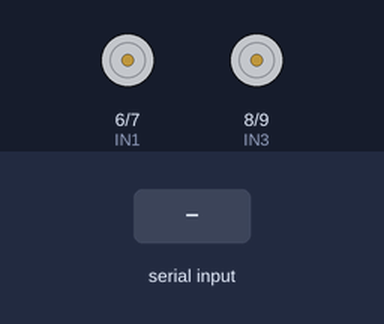
Bench run of a sketch on a simulated Arduino Uno, built with avr-gcc and run on an emulated ATmega328P. Shown: motor-driver pin pairs drawn as motors (green arrow = first pin HIGH = forward, orange = second pin HIGH = backward, longer = more drive, scaled by the enable pin). The inputs (shaded band) are chosen by the test bench.

Above: at 1.2 s.
1.3 s: "F" received over Serial
At 1.8 s:
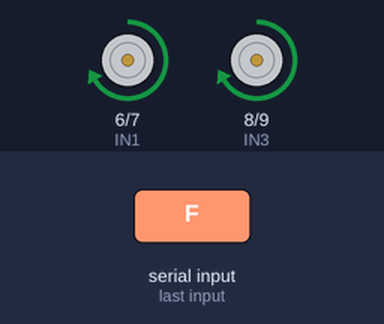
2.8 s: "B" received over Serial
At 4.0 s:
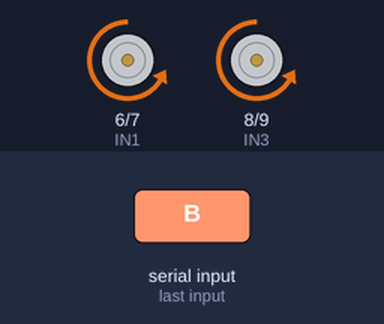
4.3 s: "L" received over Serial
At 5.3 s:
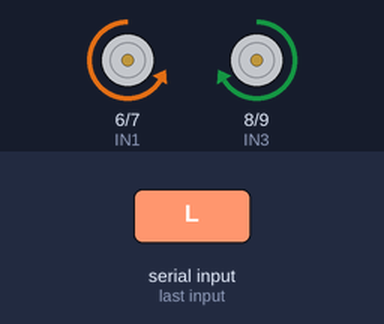
5.8 s: "R" received over Serial
At 6.4 s:
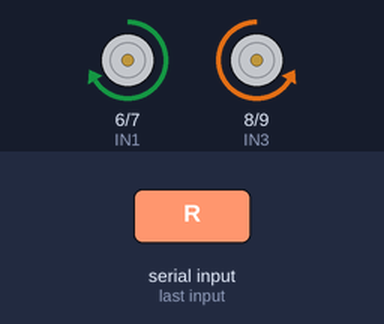
7.3 s: "f" received over Serial
At 7.6 s:
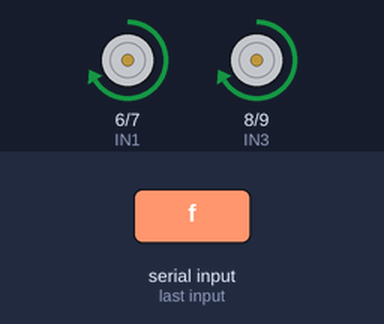
8.8 s: "b" received over Serial
At 9.9 s:
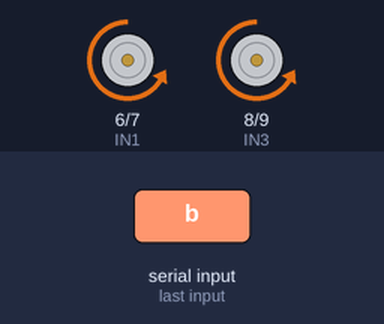
Timing chart, 0 to 11.3 s (numbered marks = the images above; inputs shaded):
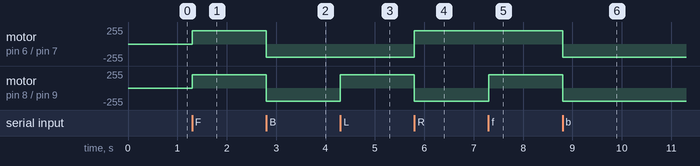

Measured:
- after the input at 1.3 s, motor on pin 6 (IN1) / pin 7 (IN2), motor on pin 8 (IN3) / pin 9 (IN4): stopped → forward 200/255 at once
- after the input at 2.8 s, motor on pin 6 (IN1) / pin 7 (IN2), motor on pin 8 (IN3) / pin 9 (IN4): forward 200/255 → backward 200/255 at once
- after the input at 4.3 s, motor on pin 8 (IN3) / pin 9 (IN4): backward 200/255 → forward 200/255 at once
- after the input at 5.8 s, motor on pin 6 (IN1) / pin 7 (IN2): backward 200/255 → forward 200/255 at once; motor on pin 8 (IN3) / pin 9 (IN4): forward 200/255 → backward 200/255 at once
- after the input at 7.3 s, motor on pin 8 (IN3) / pin 9 (IN4): backward 200/255 → forward 200/255 at once
- after the input at 8.8 s, motor on pin 6 (IN1) / pin 7 (IN2), motor on pin 8 (IN3) / pin 9 (IN4): forward 200/255 → backward 200/255 at once

The sketch:

Voice_Controlled_Wheelchair.ino
```cpp
// Voice Controlled Wheelchair
// Arduino UNO + HC-05 Bluetooth + L298N Motor Driver

char command;

#define ENA 5
#define IN1 6
#define IN2 7
#define IN3 8
#define IN4 9
#define ENB 10

void setup() {
  Serial.begin(9600);
  pinMode(ENA, OUTPUT);
  pinMode(ENB, OUTPUT);
  pinMode(IN1, OUTPUT);
  pinMode(IN2, OUTPUT);
  pinMode(IN3, OUTPUT);
  pinMode(IN4, OUTPUT);

  analogWrite(ENA, 200);
  analogWrite(ENB, 200);
  stopMotors();
}

void loop() {
  if (Serial.available()) {
    command = Serial.read();
    switch (command) {
      case 'F': case 'f': forward(); break;
      case 'B': case 'b': backward(); break;
      case 'L': case 'l': left(); break;
      case 'R': case 'r': right(); break;
      case 'S': case 's': stopMotors(); break;
    }
  }
}

void forward() {
  digitalWrite(IN1, HIGH); digitalWrite(IN2, LOW);
  digitalWrite(IN3, HIGH); digitalWrite(IN4, LOW);
}

void backward() {
  digitalWrite(IN1, LOW); digitalWrite(IN2, HIGH);
  digitalWrite(IN3, LOW); digitalWrite(IN4, HIGH);
}

void left() {
  digitalWrite(IN1, LOW); digitalWrite(IN2, HIGH);
  digitalWrite(IN3, HIGH); digitalWrite(IN4, LOW);
}

void right() {
  digitalWrite(IN1, HIGH); digitalWrite(IN2, LOW);
  digitalWrite(IN3, LOW); digitalWrite(IN4, HIGH);
}

void stopMotors() {
  digitalWrite(IN1, LOW); digitalWrite(IN2, LOW);
  digitalWrite(IN3, LOW); digitalWrite(IN4, LOW);
}
```
